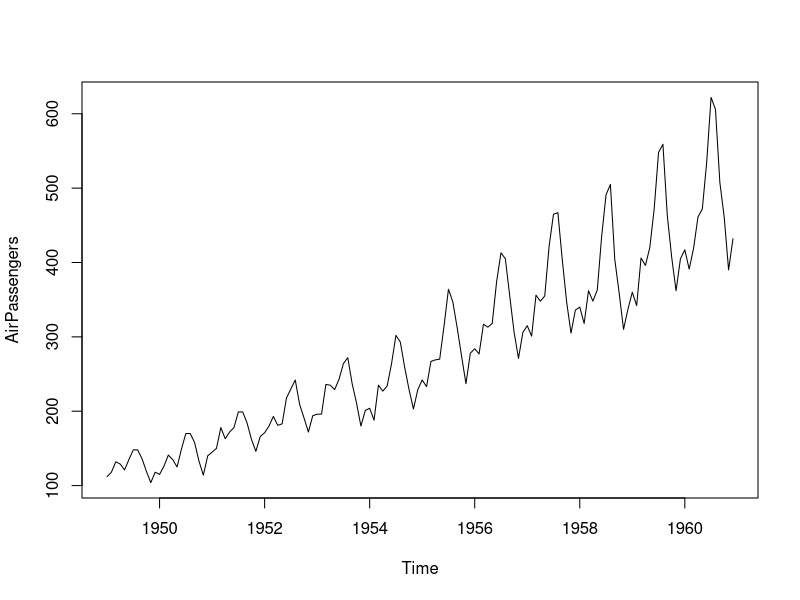
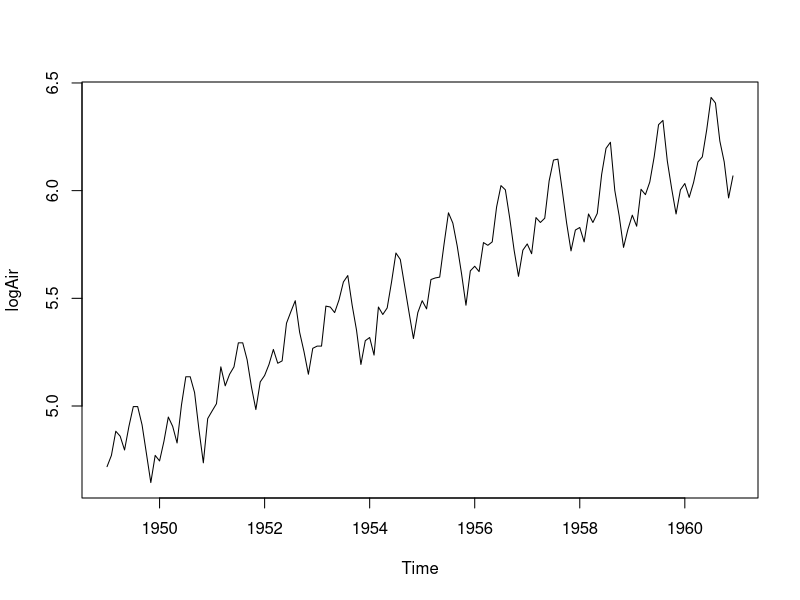
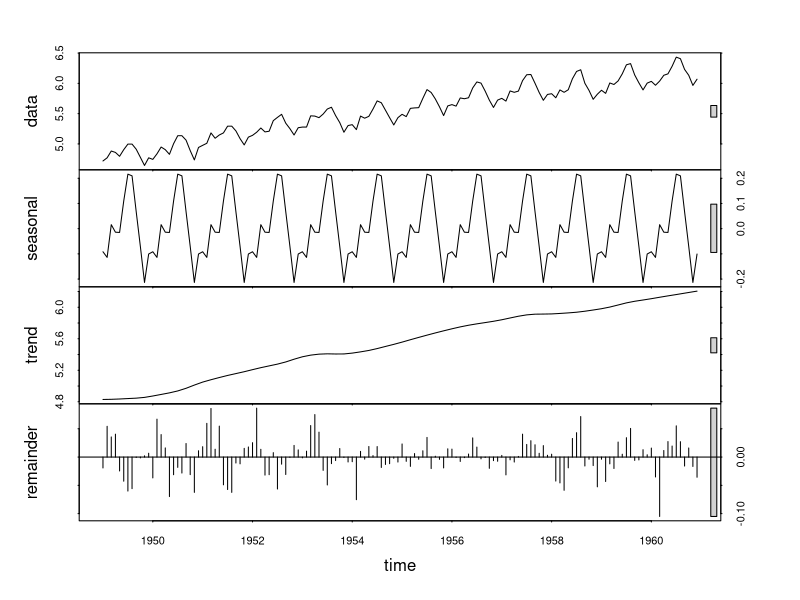
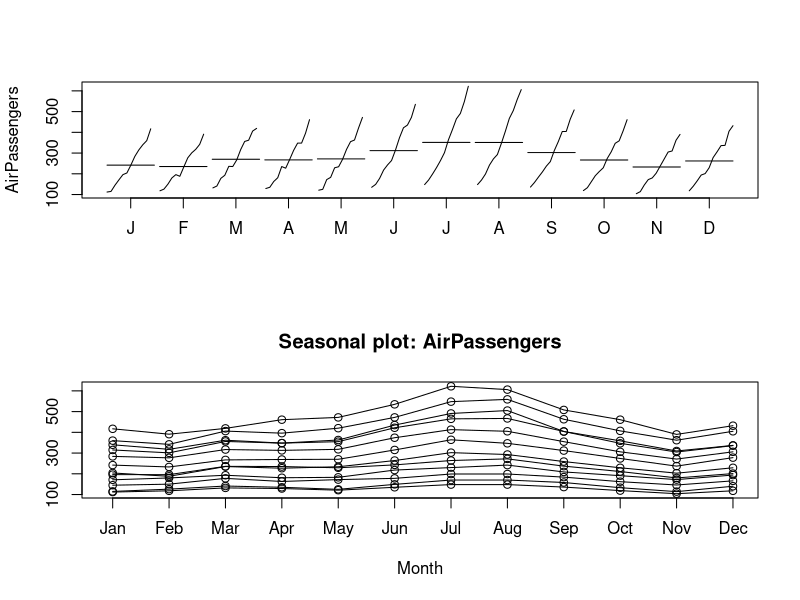

Write the R code that produced these figures, in order.
#

attributes(AirPassengers)

plot(AirPassengers)

logAir <- log(AirPassengers)
plot(logAir)


fit <-stl(logAir, s.window = 'periodic')
fit
names(fit)
fit$time.series
plot(fit)

install.packages('forecast')
library(forecast)

dev.off()

par(mfrow=c(2,1))


monthplot(AirPassengers) #해당 월의 추세와 평균
seasonplot(AirPassengers)
